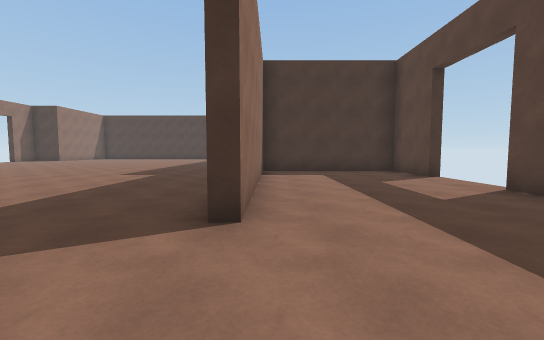
[1] (above)

17 first-person views from a walk through a Unity game level. The camera is 1.3 m above the floor, tilts 4° down and sees 90° across. The floor is counted in squares, 2 m on a side. Each view is taken from the middle of a square. On the plan, view 1 faces up. The plan holds only what a view shows up to about 9 squares ahead; the rest is blank. The player character is not drawn.

[2]
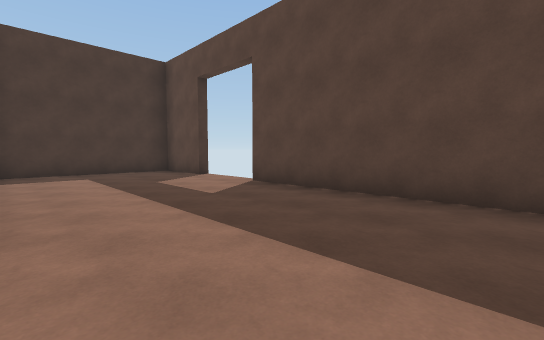

[3]
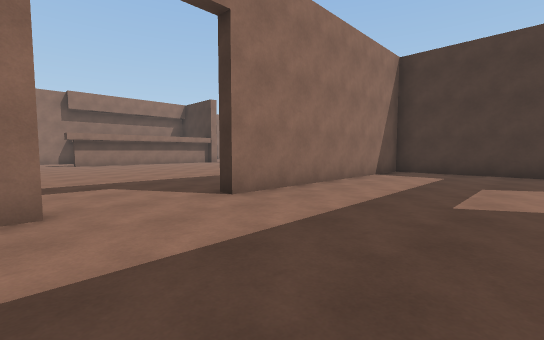

[4]
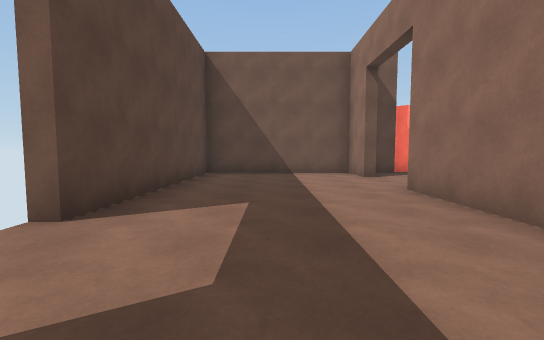

[5]
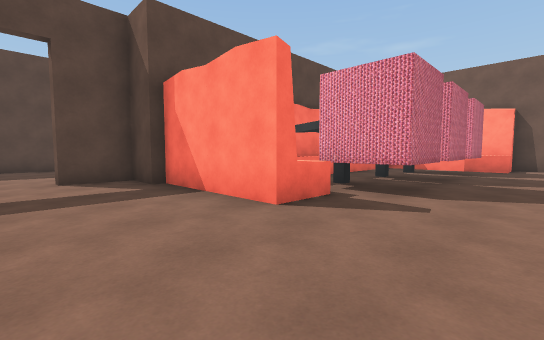

[6]
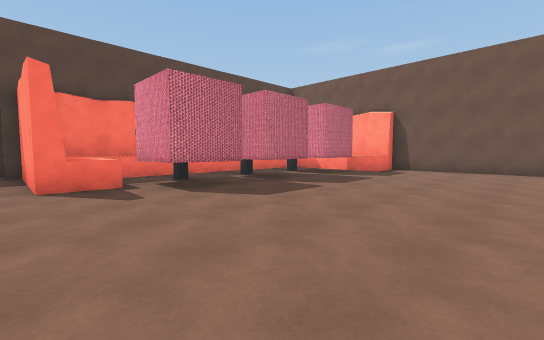

[7]
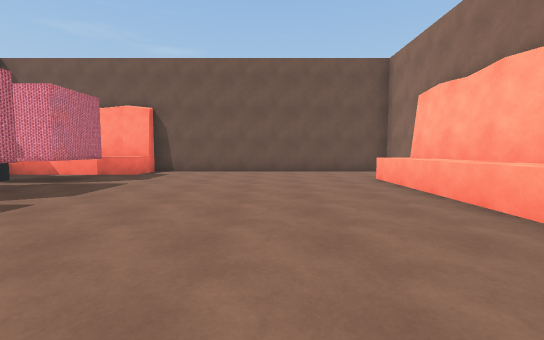

[8]
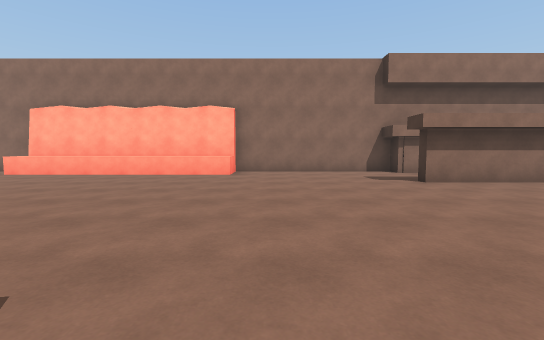

[9]
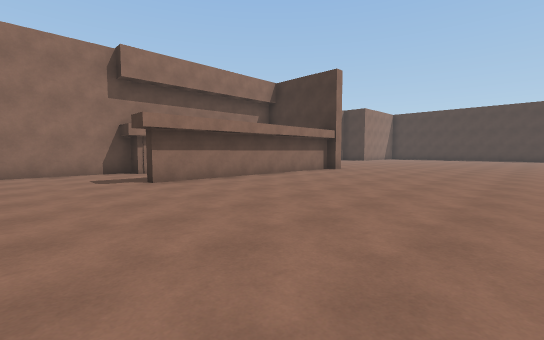

[10]
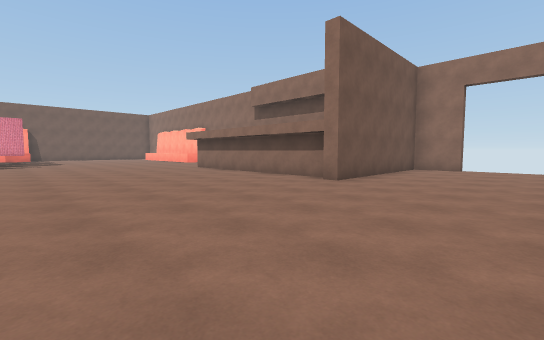

[11]
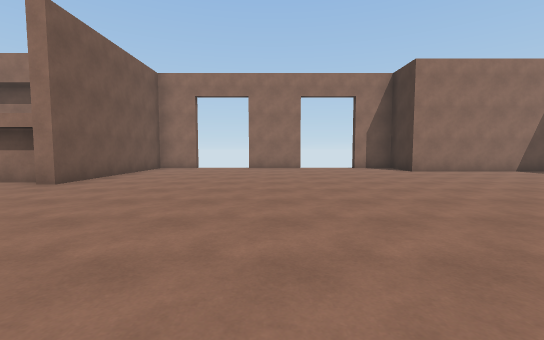

[12]
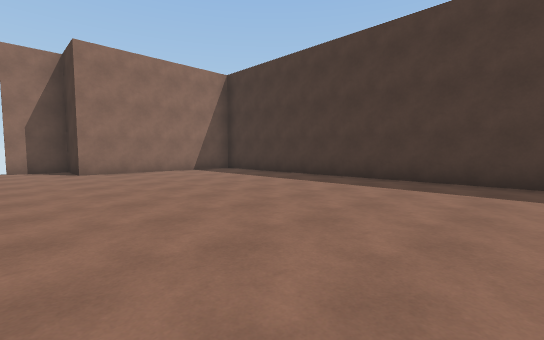

[13]
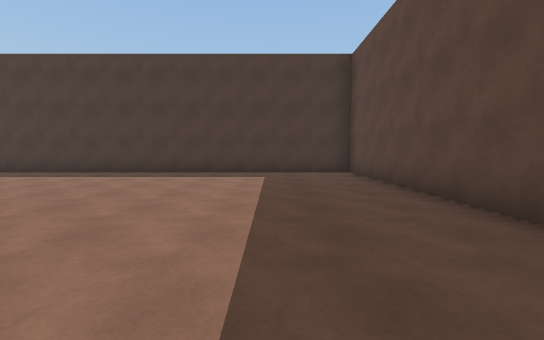

[14]
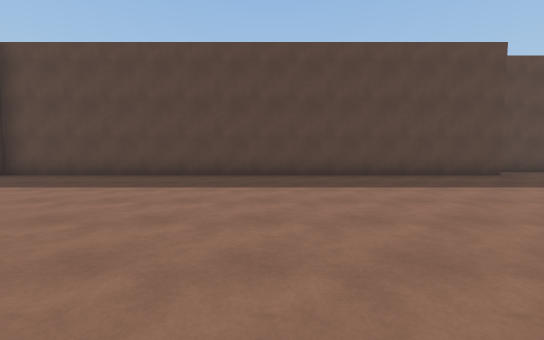

[15]
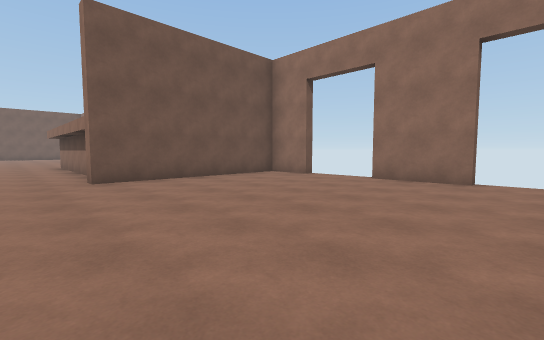

[16]
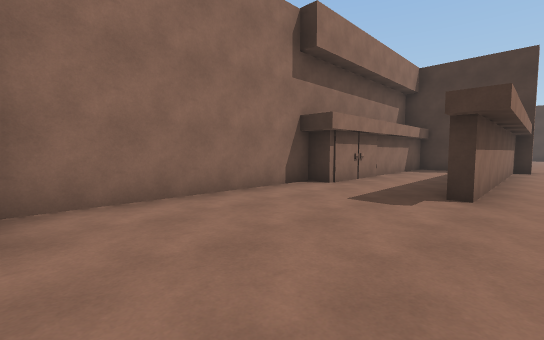

[17]
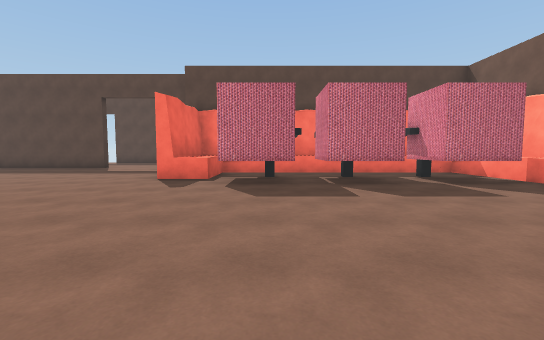

### Floor plan
Key: @ floor where view 1 was taken; # wall or solid block; x gap in a wall; . floor; = window, fence, low wall or low ledge; ^ raised ledge.
Columns run from 16 left of view 1 to 4 right of it. Each row starts with its distance up from view 1.
 23     ############
 22   # ...........#
 21   #............#
 20   #............#
 19   #............#
 18 ###............#
 17 #..............#
 16  ..............#
 15  ..............#
 14  ..............#
 13 #..............#
 12  ..............#
 11  ..............#
 10  ..............#
  9 #..............######
  8 ######.........#....#
  7    #.#.........#....#
  6    #.#.........#.....
  5    #.#.........#.....
  4    #.#.........#....#
  3   ##.#.........#....#
  2   #.................#
  1   #.................#
  0   #............#@...#
 -1   #............######
 -2   #........=####
 -3    ^.......#..#
 -4    #.......##.#
 -5    #.......x..#
 -6    #.......##.#
 -7    #..........#
 -8    ^.......##.#
 -9   #...........#
-10   #.......^####
-11   #########

Positions as (right, up) in squares from view 1, and headings:
1: (0, 0), facing up
2: (0, 0), facing up-right
3: (3, 0), facing up-left
4: (2, 7), facing down
5: (-7, 1), facing down-right
6: (-10, -1), facing down-right
7: (-10, -2), facing down
8: (-5, -1), facing left
9: (-5, 0), facing up-left
10: (-5, 12), facing down-left
11: (-5, 13), facing left
12: (-5, 16), facing up-left
13: (-4, 14), facing up
14: (-9, 15), facing right
15: (-9, 15), facing down-left
16: (-10, -2), facing up-left
17: (-11, -4), facing right
